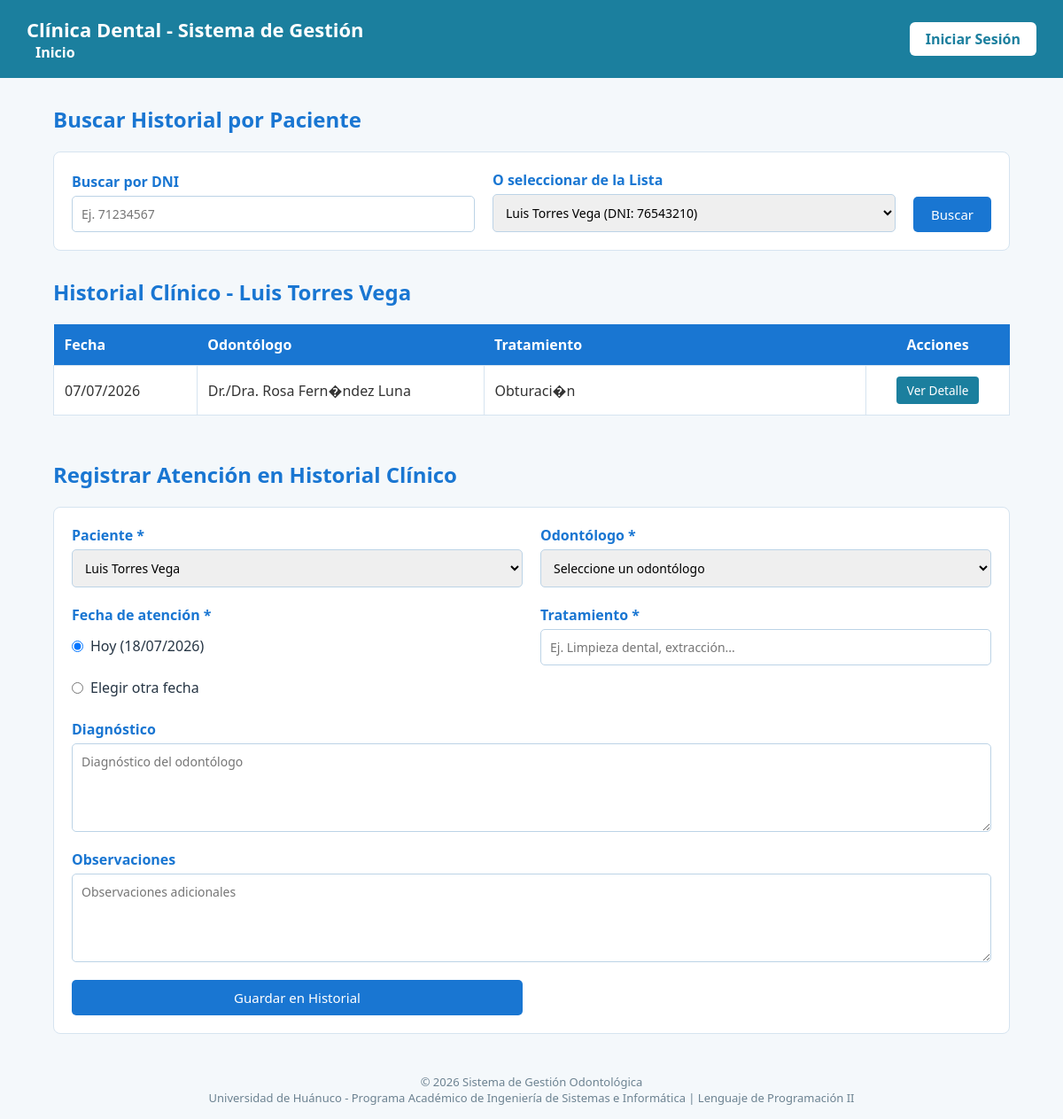
/vistas/historial.php?id_paciente=2, run on the app's committed database.
### tables this page shows
CREATE TABLE paciente (
    id_paciente INT AUTO_INCREMENT PRIMARY KEY,
    dni VARCHAR(8) NOT NULL UNIQUE,
    nombres VARCHAR(80) NOT NULL,
    apellidos VARCHAR(80) NOT NULL,
    telefono VARCHAR(20),
    correo VARCHAR(100),
    direccion VARCHAR(150),
    fecha_nacimiento DATE
);

CREATE TABLE historial_clinico (
    id_historial INT AUTO_INCREMENT PRIMARY KEY,
    id_paciente INT NOT NULL,
    id_odontologo INT NOT NULL,
    fecha_atencion DATE NOT NULL,
    diagnostico TEXT,
    observaciones TEXT,
    tratamiento VARCHAR(200),
    FOREIGN KEY (id_paciente) REFERENCES paciente(id_paciente),
    FOREIGN KEY (id_odontologo) REFERENCES odontologo(id_odontologo)
);

CREATE TABLE odontologo (
    id_odontologo INT AUTO_INCREMENT PRIMARY KEY,
    nombres VARCHAR(80) NOT NULL,
    apellidos VARCHAR(80) NOT NULL,
    especialidad VARCHAR(80),
    telefono VARCHAR(20),
    correo VARCHAR(100)
);

### php/clases/paciente.php (called while the page is built, shortened)
<?php
require_once __DIR__ . '/../config/conexion.php';
class Paciente {
    private $conexion;
    public function __construct() {
        $con = new Conexion();
        $this->conexion = $con->conectar();
    }
    public function listarPacientes() {
        $sql = "SELECT * FROM paciente ORDER BY apellidos ASC";
        $stmt = $this->conexion->prepare($sql);
        $stmt->execute();
        return $stmt->fetchAll();
    }
}

### php/config/conexion.php (called while the page is built, shortened)
<?php
class Conexion {
    private $host = "localhost";
    private $nombre_bd = "clinica_dental";
    private $usuario = "root";
    private $password = "";
    private $charset = "utf8mb4";
    public function conectar() {
        $dsn = "mysql:host={$this->host};dbname={$this->nombre_bd};charset={$this->charset}";
        $opciones = [
            PDO::ATTR_ERRMODE            => PDO::ERRMODE_EXCEPTION,
            PDO::ATTR_DEFAULT_FETCH_MODE => PDO::FETCH_ASSOC,
            PDO::ATTR_EMULATE_PREPARES   => false,
        ];
        try {
            $this->pdo = new PDO($dsn, $this->usuario, $this->password, $opciones);
            return $this->pdo;
        } catch (PDOException $e) {
            die("Error de conexión a la base de datos: " . $e->getMessage());
        }
    }
}

### php/clases/HistorialClinico.php (called while the page is built, shortened)
<?php
require_once __DIR__ . '/../config/conexion.php';
class HistorialClinico {
    private $conexion;
    public function __construct() {
        $con = new Conexion();
        $this->conexion = $con->conectar();
    }
    public function consultarHistorialPorPaciente($id_paciente) {
        $sql = "SELECT h.*, o.nombres AS odontologo_nombres, o.apellidos AS odontologo_apellidos
                FROM historial_clinico h
                INNER JOIN odontologo o ON h.id_odontologo = o.id_odontologo
                WHERE h.id_paciente = :id_paciente
                ORDER BY h.fecha_atencion DESC";
        $stmt = $this->conexion->prepare($sql);
        $stmt->bindParam(':id_paciente', $id_paciente);
        $stmt->execute();
        return $stmt->fetchAll();
    }
    public function obtenerPacientePorId($id_paciente) {
        $sql = "SELECT * FROM paciente WHERE id_paciente = :id_paciente";
        $stmt = $this->conexion->prepare($sql);
        $stmt->bindParam(':id_paciente', $id_paciente, PDO::PARAM_INT);
        $stmt->execute();
        return $stmt->fetch(PDO::FETCH_ASSOC);
    }
}

### vistas/historial.php (the view, shortened to what this page needs)
<?php
require_once __DIR__ . '/../php/clases/paciente.php';
require_once __DIR__ . '/../php/clases/HistorialClinico.php';
$pacienteObj = new Paciente();
$pacientes = $pacienteObj->listarPacientes();
$id_paciente = intval($_GET['id_paciente'] ?? 0);
$pacienteSeleccionado = null;
$historiales = [];
if ($id_paciente > 0) {
    $historialObj = new HistorialClinico();
    $pacienteSeleccionado = $historialObj->obtenerPacientePorId($id_paciente);
    if ($pacienteSeleccionado) {
        $historiales = $historialObj->consultarHistorialPorPaciente($id_paciente);
    }
}
?>
<!DOCTYPE html>
<html lang="es">
<head>
    <link rel="stylesheet" href="../css/base.css">
    <link rel="stylesheet" href="../css/historial.css">
</head>
<body>
    <?php include 'incluir/header.php'; ?>
    <main>
        <h2>Buscar Historial por Paciente</h2>
        <form action="../php/procesar/procesar_historial.php" method="GET" style="grid-template-columns: 2fr 2fr auto; align-items: end;">
            <div>
                <label for="buscar_dni">Buscar por DNI</label>
                <input type="text" id="buscar_dni" name="dni" placeholder="Ej. 71234567" maxlength="8">
            </div>
            <div>
                <label for="buscar_paciente">O seleccionar de la Lista</label>
                <select id="buscar_paciente" name="id_paciente">
                    <?php foreach ($pacientes as $pac): ?>
                        <option value="<?php echo $pac['id_paciente']; ?>" <?php echo ($id_paciente === intval($pac['id_paciente'])) ? 'selected' : ''; ?>>
                            <?php echo htmlspecialchars($pac['nombres'] . ' ' . $pac['apellidos']); ?> (DNI: <?php echo htmlspecialchars($pac['dni']); ?>)
                        </option>
                    <?php endforeach; ?>
                </select>
            </div>
            <button type="submit" style="grid-column:auto;">Buscar</button>
        </form>
        <?php if ($pacienteSeleccionado): ?>
            <h2>Historial Clínico - <?php echo htmlspecialchars($pacienteSeleccionado['nombres'] . ' ' . $pacienteSeleccionado['apellidos']); ?></h2>
            <table>
                <thead>
                    <tr>
                        <th style="width: 15%;">Fecha</th>
                        <th style="width: 30%;">Odontólogo</th>
                        <th style="width: 40%;">Tratamiento</th>
                        <th style="width: 15%; text-align: center;">Acciones</th>
                    </tr>
                </thead>
                <tbody>
                    <?php if (empty($historiales)): ?>
                        <tr>
                            <td colspan="4" style="text-align: center; color: #78909c;">No se encontraron registros de atención para este paciente.</td>
                        </tr>
                    <?php else: ?>
                        <?php foreach ($historiales as $h): ?>
                            <?php
                            $fechaFmt = date('d/m/Y', strtotime($h['fecha_atencion']));
                            $odoNombre = 'Dr./Dra. ' . htmlspecialchars($h['odontologo_nombres'] . ' ' . $h['odontologo_apellidos']);
                            $pacNombre = htmlspecialchars($pacienteSeleccionado['nombres'] . ' ' . $pacienteSeleccionado['apellidos']);
                            ?>
                            <tr>
                                <td><?php echo $fechaFmt; ?></td>
                                <td><?php echo $odoNombre; ?></td>
                                <td><?php echo htmlspecialchars($h['tratamiento']); ?></td>
                                <td style="text-align: center;">
                                    <button class="btn-ver-detalle"
                                            data-fecha="<?php echo $fechaFmt; ?>"
                                            data-paciente="<?php echo $pacNombre; ?>"
                                            data-odontologo="<?php echo $odoNombre; ?>"
                                            data-tratamiento="<?php echo htmlspecialchars($h['tratamiento']); ?>"
                                            data-diagnostico="<?php echo htmlspecialchars($h['diagnostico'] ?? 'Sin diagnóstico'); ?>"
                                            data-observaciones="<?php echo htmlspecialchars($h['observaciones'] ?? 'Sin observaciones'); ?>">
                                        Ver Detalle
                                    </button>
                                </td>
                            </tr>
                        <?php endforeach; ?>
                    <?php endif; ?>
                </tbody>
            </table>
        <?php else: ?>
            <div style="background: #ffffff; padding: 25px; text-align: center; border: 1px solid #d6e4f0; border-radius: 8px; color: #78909c;">
                <p>Seleccione un paciente arriba para visualizar su historial clínico dental completo.</p>
            </div>
        <?php endif; ?>
        <h2 style="margin-top: 50px;">Registrar Atención en Historial Clínico</h2>
        <form action="../php/procesar/procesar_historial.php" method="POST">
            <div>
                <label for="id_paciente">Paciente *</label>
                <select id="id_paciente" name="id_paciente" required>
                    <?php foreach ($pacientes as $pac): ?>
                        <option value="<?php echo $pac['id_paciente']; ?>" <?php echo ($id_paciente === intval($pac['id_paciente'])) ? 'selected' : ''; ?>>
                            <?php echo htmlspecialchars($pac['nombres'] . ' ' . $pac['apellidos']); ?>
                        </option>
                    <?php endforeach; ?>
                </select>
            </div>
            <div>
                <label for="id_odontologo">Odontólogo *</label>
                <select id="id_odontologo" name="id_odontologo" required>
                    <option value="">Seleccione un odontólogo</option>
                </select>
            </div>
            <div>
                <label>Fecha de atención *</label>
                <div style="display: flex; gap: 20px; margin-top: 8px;">
                    <label style="font-weight: normal; color: #263544; display: flex; align-items: center; gap: 8px; cursor: pointer;">
                        <input type="radio" name="tipo_fecha" value="hoy" checked id="radio_fecha_hoy"> Hoy (<?php echo date('d/m/Y'); ?>)
                    </label>
                    <label style="font-weight: normal; color: #263544; display: flex; align-items: center; gap: 8px; cursor: pointer;">
                        <input type="radio" name="tipo_fecha" value="otra" id="radio_fecha_otra"> Elegir otra fecha
                    </label>
                </div>
            </div>
            <div>
                <label for="tratamiento">Tratamiento *</label>
                <input type="text" id="tratamiento" name="tratamiento" placeholder="Ej. Limpieza dental, extracción..." required>
            </div>
            <div class="campo-completo">
                <label for="diagnostico">Diagnóstico</label>
                <textarea id="diagnostico" name="diagnostico" placeholder="Diagnóstico del odontólogo"></textarea>
            </div>
            <div class="campo-completo">
                <label for="observaciones">Observaciones</label>
                <textarea id="observaciones" name="observaciones" placeholder="Observaciones adicionales"></textarea>
            </div>
            <button type="submit">Guardar en Historial</button>
        </form>
    </main>
    <?php include 'incluir/footer.php'; ?>
</body>
</html>

### css/base.css (style rules this page uses)
* { margin: 0; padding: 0; box-sizing: border-box; font-family: 'Segoe UI', Arial, sans-serif; }
body { background-color: #eef4f7; color: #263544; }

### css/historial.css (style rules this page uses)
body { margin: 0; font-family: Arial, sans-serif; background: #f4f8fb; color: #333; }
main { width: 90%; max-width: 1100px; margin: 30px auto; }
h2 { color: #1976d2; margin-bottom: 20px; }
form { background: #fff; padding: 20px; margin-bottom: 30px; border: 1px solid #d6e4f0; border-radius: 8px; display: grid; grid-template-columns: 1fr 1fr; gap: 20px; }
form div { display: flex; flex-direction: column; }
.campo-completo { grid-column: 1 / 3; }
label { margin-bottom: 5px; font-weight: bold; color: #1976d2; }
input, select, textarea { padding: 10px; border: 1px solid #bcd3e6; border-radius: 5px; font-size: 14px; }
textarea { min-height: 100px; resize: vertical; }
button { background: #1976d2; color: white; border: none; padding: 10px 20px; border-radius: 5px; cursor: pointer; font-size: 15px; }
table { width: 100%; border-collapse: collapse; background: white; }
th { background: #1976d2; color: white; padding: 12px; text-align: left; }
td { padding: 12px; border: 1px solid #d6e4f0; }
.btn-ver-detalle { background: #1b7f9e; color: white; border: none; padding: 6px 12px; border-radius: 4px; cursor: pointer; font-size: 0.85rem; transition: background 0.2s, transform 0.1s; }

### data on the page
paciente: nombres+apellidos "Luis Torres Vega"
historial_clinico: fecha_atencion "07/07/2026", id_odontologo.apellidos "Dr./Dra. Rosa Fern�ndez Luna", tratamiento "Obturaci�n"

### other printed values
form field id_paciente "Luis Torres Vega (DNI: 76543210)"
form field id_paciente "Luis Torres Vega"
